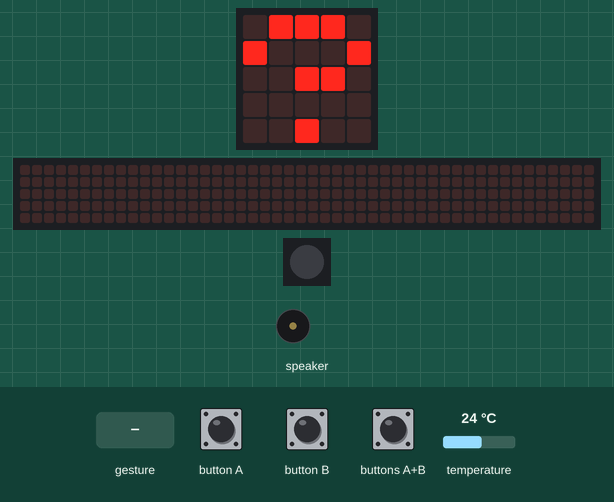
This program was run on a simulated Calliope mini (MakeCode). Shown: the board's 5×5 LED display, a strip that is not on the board, showing the scrolling text unrolled, 1 RGB LEDs in strip order, left to right, buzzer (waves = sounding). Inputs (shaded band) come from the test bench; at power-on: temperature 24 °C. Random numbers come from a fixed seed; a tilt is held for 1.5 s and a shake lasts 1 s, then the board lies face up again; the 48×5 strip is a reading aid, not a part: it shows the text the display is scrolling, unrolled, one strip-width of it at a time.

Above: at 9.4 s.
9.5 s: button A pressed for 0.15 s
At 9.72 s:
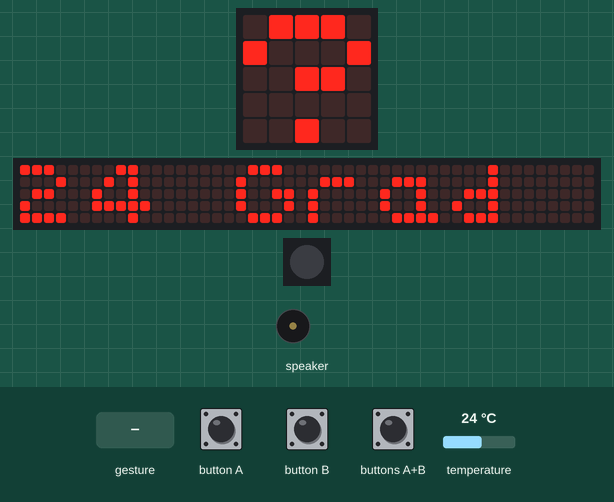
10.2 s: gesture 'shake'
At 10.77 s:
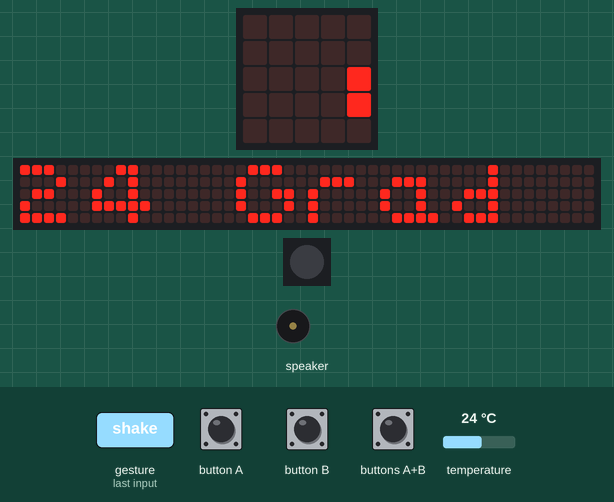
12.5 s: button B pressed for 0.15 s
13.2 s: gesture 'shake'
At 13.47 s:
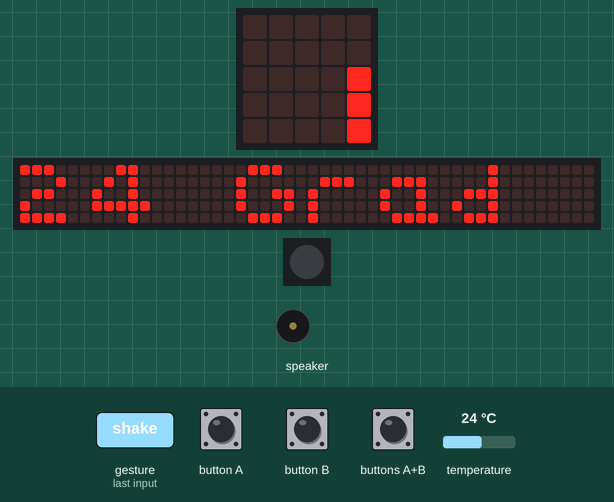
15.2 s: gesture 'shake'
At 15.57 s:
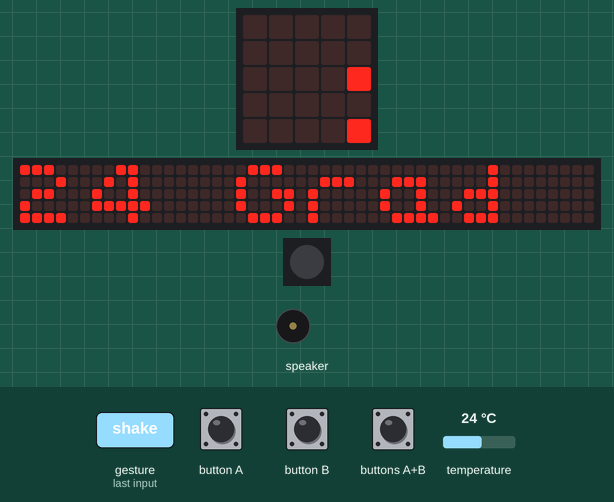
17.1 s: button A pressed for 0.15 s
At 25.5 s:
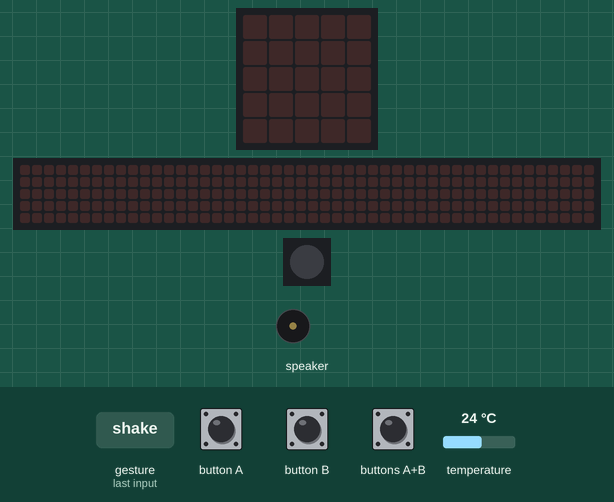
Timing chart, 0 to 26.3 s (numbered marks = the images above; inputs shaded):
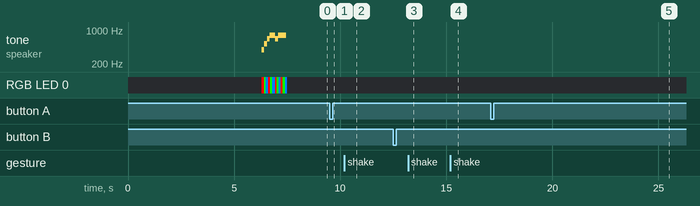

The program:

main.ts
```typescript
input.onButtonEvent(Button.A, input.buttonEventClick(), function () {
    basic.showString("" + input.temperature() + " Grad")
})
input.onButtonEvent(Button.AB, input.buttonEventClick(), function () {
    basic.showCompass(5000)
})
input.onButtonEvent(Button.B, input.buttonEventClick(), function () {
    basic.showNumber(randint(0, 9))
})
input.onGesture(Gesture.Shake, function () {
    basic.clearScreen()
})
basic.showString("HALLO!")
music.startMelody(music.builtInMelody(Melodies.PowerUp), MelodyOptions.Once)
for (let index = 0; index < 4; index++) {
    basic.setLedColor(0xff0000)
    basic.pause(100)
    basic.setLedColor(0x00ff00)
    basic.pause(100)
    basic.setLedColor(0x007fff)
    basic.pause(100)
}
basic.turnRgbLedOff()
basic.showString("?")
```

test.ts
```typescript
// Hier kann man Tests durchführen; diese Datei wird nicht kompiliert, wenn dieses Paket als Erweiterung verwendet wird.
```

Measured:
- after the input at 9.5 s, the display: changes after 0.15 s (image 1)
- after the input at 17.1 s, the display: first changes after 0.50 s (image 5 shows a later state)
